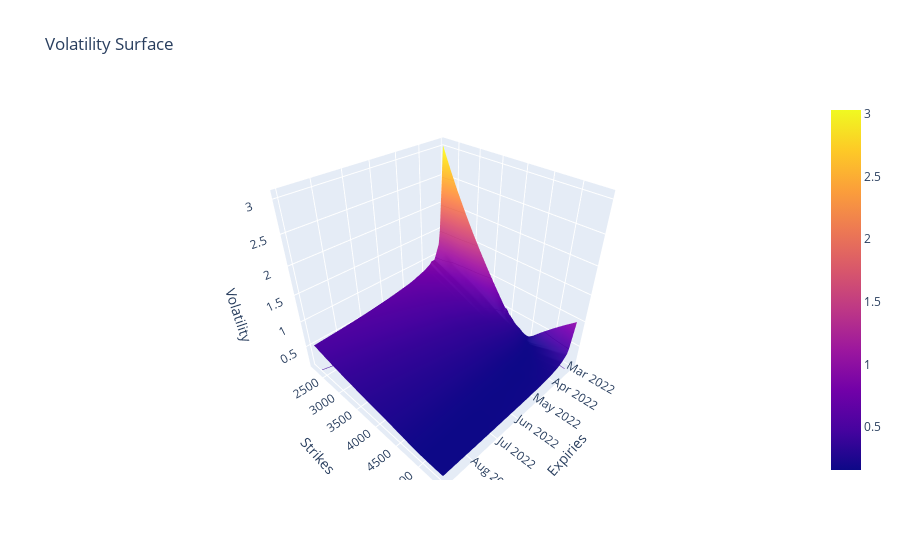

Source (notebook cell):
### Code cell
nb.plot_surfaces()

### Figure 1 — Plotly figure (JSON) as saved in the notebook; plotly's stock layout.template omitted (floating-point values rounded to 4 significant figures; data arrays with more than 128 entries replaced by an {"elided": "..."} marker saying what was removed)
{"data": [{"contours": {"z": {"highlightcolor": "limegreen", "project": {"z": true}, "show": true, "usecolormap": true}}, "type": "surface", "x": ["2022-03-04", "2022-03-09", "2022-03-11", "2022-03-18", "2022-03-23", "2022-03-25", "2022-03-30", "2022-03-31", "2022-04-01", "2022-04-08", "2022-04-14", "2022-04-22", "2022-04-29", "2022-05-20", "2022-05-31", "2022-06-17", "2022-06-30", "2022-07-15", "2022-07-29", "2022-08-31"], "y": [2200, 2400, 2600, 2800, 3000, 3200, 3400, 3500, 3600, 3700, 3800, 3850, 3900, 3950, 3975, 4000, 4025, 4040, 4050, 4060, 4070, 4075, 4080, 4090, 4100, 4110, 4120, 4125, 4130, 4140, 4150, 4160, 4170, 4175, 4180, 4190, 4200, 4210, 4220, 4225, 4230, 4240, 4250, 4260, 4270, 4275, 4280, 4290, 4300, 4310, 4320, 4325, 4330, 4340, 4350, 4360, 4370, 4375, 4380, 4390, 4400, 4410, 4420, 4425, 4430, 4440, 4450, 4460, 4470, 4475, 4480, 4490, 4500, 4510, 4525, 4550, 4600, 4650, 4700, 4800, 5000, 5200, 5400], "z": {"elided": "83x20 float values"}}], "layout": {"scene": {"aspectmode": "cube", "xaxis": {"title": {"text": "Expiries"}}, "yaxis": {"title": {"text": "Strikes"}}, "zaxis": {"title": {"text": "Volatility"}}}, "title": {"text": "Volatility Surface"}}}
